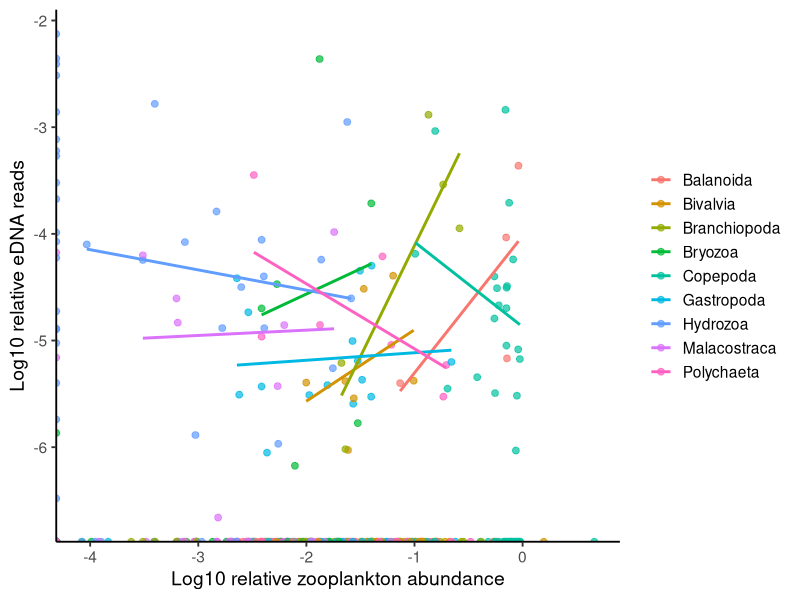
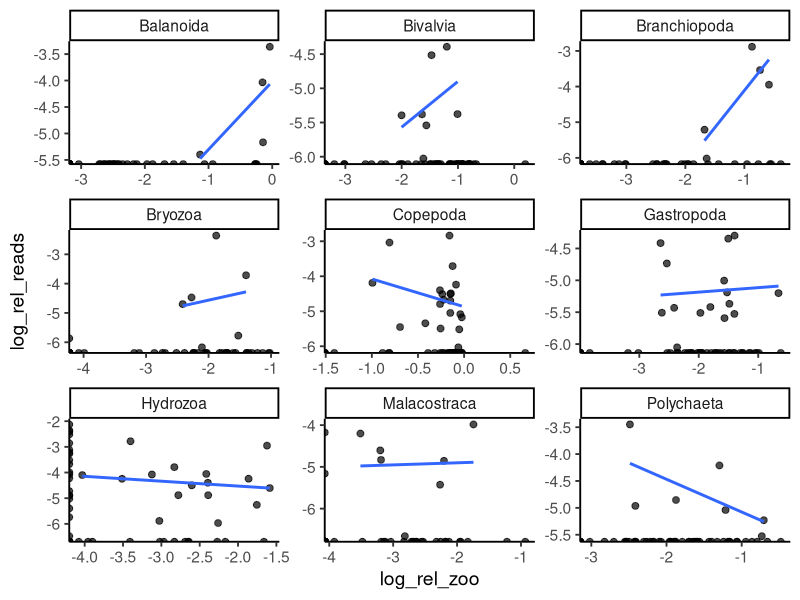
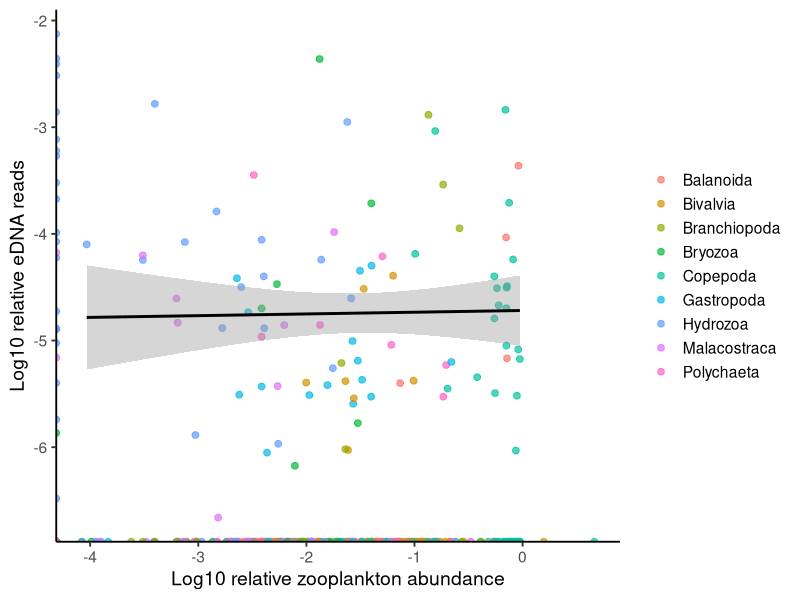
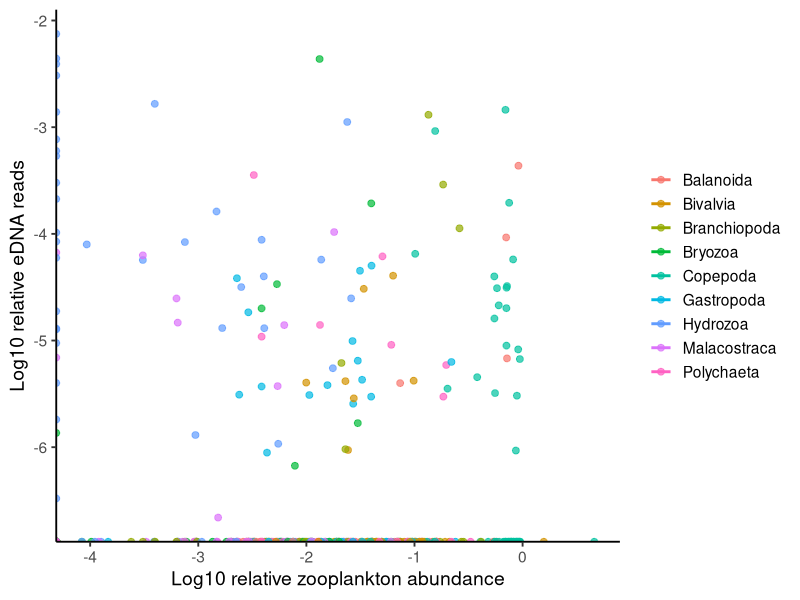
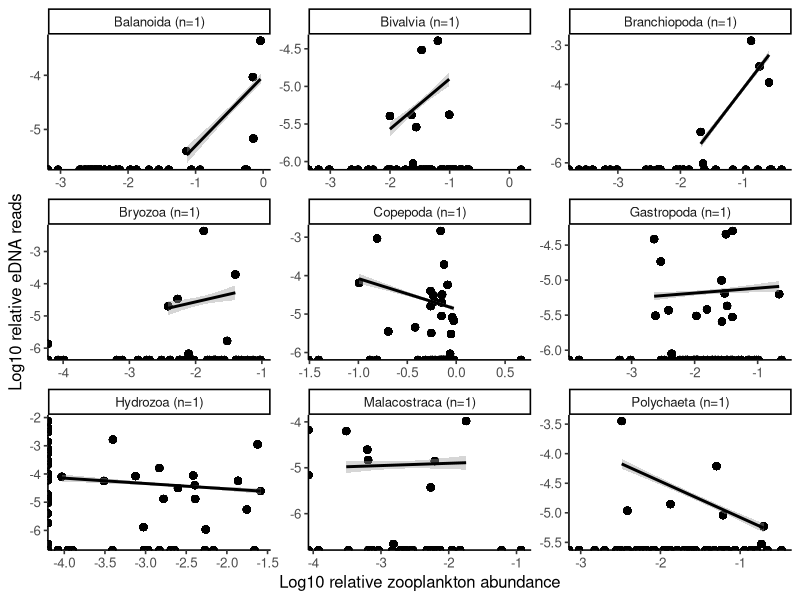
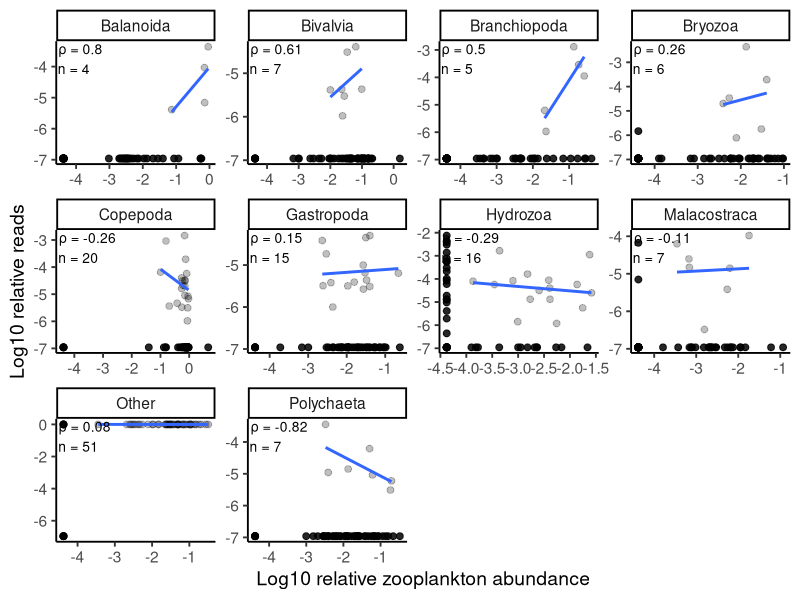
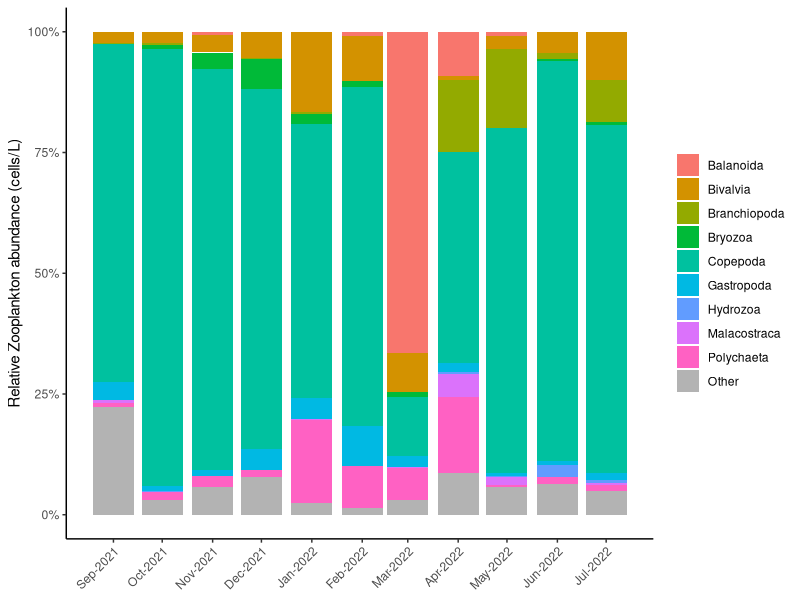
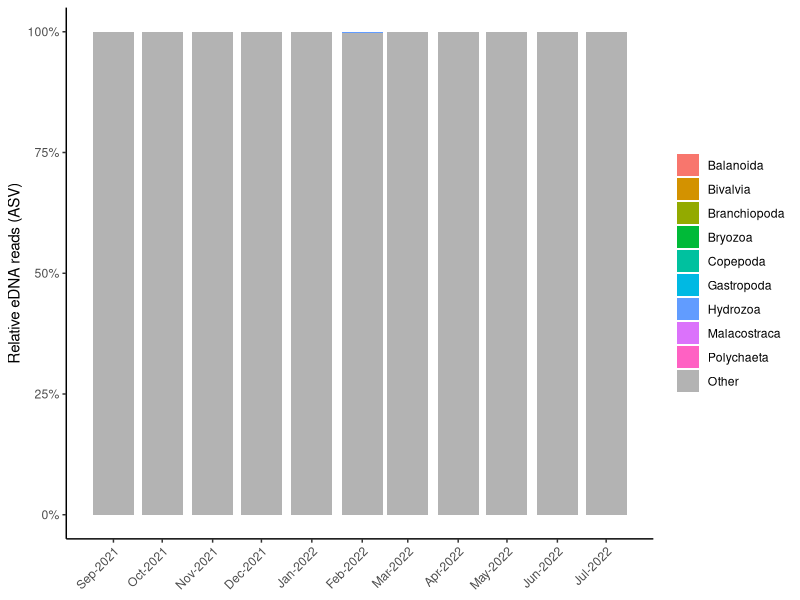

Here is the R script that generated these plots, in order:
## ---- chunk 1
library(tidyverse)
library(lubridate)

# ----------------------------
# 1) Read + clean names
# ----------------------------
df <- read_csv("focal_group_comparison_main2.csv", show_col_types = FALSE)

names(df) <- names(df) %>%
  str_replace_all(" ", "_") %>%
  tolower()

# Identify measurement columns
zoo_cols   <- names(df)[str_detect(names(df), "^zoo_(count|rel)_")]
reads_cols <- names(df)[str_detect(names(df), "^reads_")]              # absolute eDNA reads
edna_rel_cols <- names(df)[str_detect(names(df), "^edna_.*_rel$")]     # relative eDNA reads

# Meta = everything else
meta_cols <- setdiff(names(df), c(zoo_cols, reads_cols, edna_rel_cols))

# ----------------------------
# 2) Pivot zoo -> zoo_count / zoo_rel
# ----------------------------
zoo_long <- df %>%
  pivot_longer(
    cols = all_of(zoo_cols),
    names_to = c("metric", "taxa"),
    names_pattern = "^zoo_(count|rel)_(.+)$",
    values_to = "value"
  ) %>%
  mutate(
    taxa   = str_to_lower(taxa),
    metric = if_else(metric == "count", "zoo_count", "zoo_rel")
  ) %>%
  group_by(across(all_of(meta_cols)), taxa, metric) %>%
  summarise(value = sum(value, na.rm = TRUE), .groups = "drop") %>%
  pivot_wider(names_from = metric, values_from = value, values_fill = 0)

# ----------------------------
# 3) Pivot absolute eDNA reads: reads_* -> edna
# ----------------------------
edna_abs_long <- df %>%
  pivot_longer(
    cols = all_of(reads_cols),
    names_to = "taxa",
    names_pattern = "^reads_(.+)$",
    values_to = "edna"
  ) %>%
  mutate(taxa = str_to_lower(taxa)) %>%
  group_by(across(all_of(meta_cols)), taxa) %>%
  summarise(edna = sum(edna, na.rm = TRUE), .groups = "drop")

# ----------------------------
# 4) Pivot relative eDNA reads: edna_*_rel -> edna_rel
# ----------------------------
edna_rel_long <- df %>%
  pivot_longer(
    cols = all_of(edna_rel_cols),
    names_to = "taxa",
    names_pattern = "^edna_(.+)_rel$",
    values_to = "edna_rel"
  ) %>%
  mutate(taxa = str_to_lower(taxa)) %>%
  group_by(across(all_of(meta_cols)), taxa) %>%
  summarise(edna_rel = sum(edna_rel, na.rm = TRUE), .groups = "drop")

# Combine abs + rel eDNA
edna_long <- full_join(edna_abs_long, edna_rel_long, by = c(meta_cols, "taxa"))

# ----------------------------
# 5) Join zoo + eDNA -> final df_long
# ----------------------------
df_long <- full_join(zoo_long, edna_long, by = c(meta_cols, "taxa")) %>%
  mutate(
    zoo_count = replace_na(zoo_count, 0),
    zoo_rel   = replace_na(zoo_rel, 0),
    edna      = replace_na(edna, 0),
    edna_rel  = replace_na(edna_rel, 0),
    taxa = str_replace_all(taxa, "_", " "),
    taxa = str_squish(taxa),
    taxa = str_to_title(taxa)
  )

df_long

## ---- chunk 2

# ============================================================
# 6) Plot: log10(zoo_rel) vs log10(edna_rel)
#    - Other in grey
# ============================================================
plot_df <- df_long %>%
# filter(zoo_rel > 0, edna_rel > 0) %>%
  mutate(
    log_rel_zoo   = log10(zoo_rel),
    log_rel_reads = log10(edna_rel)
  ) %>%
  filter(taxa != "Other") %>% 
  group_by(sample_code)


p <- ggplot(plot_df, aes(x = log_rel_zoo, y = log_rel_reads, colour = taxa)) +
  geom_point(alpha = 0.7, size = 2) +
  geom_smooth(aes(group = taxa), method = "lm", se = FALSE, linewidth = 1) +
  theme_classic(base_size = 14) +
  labs(
    groups = "Taxa",
    x = "Log10 relative zooplankton abundance",
    y = "Log10 relative eDNA reads",
    colour = NULL
  )

p

## ---- chunk 3
ggplot(plot_df, aes(log_rel_zoo, log_rel_reads)) +
  geom_point(alpha = 0.7, size = 2) +
  geom_smooth(method = "lm", se = FALSE) +
  facet_wrap(~ taxa, scales = "free") +
  theme_classic(base_size = 14)

plot_df %>% count(taxa, sort = TRUE)


## ---- chunk 4
ggplot(plot_df, aes(log_rel_zoo, log_rel_reads, colour = taxa)) +
  geom_point(alpha = 0.7, size = 2) +
  geom_smooth(aes(group = 1), method = "lm", se = TRUE, colour = "black", linewidth = 1) +
  theme_classic(base_size = 14) +
  labs(
    x = "Log10 relative zooplankton abundance",
    y = "Log10 relative eDNA reads",
    colour = NULL
  )

## ---- chunk 5
library(dplyr)
library(ggplot2)

taxa_keep <- plot_df %>%
  count(taxa) %>%
  filter(n >= 10) %>%
  pull(taxa)

ggplot(plot_df, aes(log_rel_zoo, log_rel_reads, colour = taxa)) +
  geom_point(alpha = 0.7, size = 2) +
  geom_smooth(
    data = plot_df %>% filter(taxa %in% taxa_keep),
    method = "lm", se = TRUE
  ) +
  theme_classic(base_size = 14) +
  labs(x = "Log10 relative zooplankton abundance",
       y = "Log10 relative eDNA reads",
       colour = NULL)

## ---- chunk 6
library(dplyr)
library(ggplot2)

lab_df <- plot_df %>%
  count(taxa) %>%
  mutate(taxa_lab = paste0(taxa, " (n=", n, ")"))

plot_df2 <- plot_df %>%
  left_join(lab_df, by = "taxa")

ggplot(plot_df2, aes(log_rel_zoo, log_rel_reads)) +
  geom_point(alpha = 0.7, size = 2) +
  geom_smooth(method = "lm", se = TRUE, colour = "black") +
  facet_wrap(~ taxa_lab, scales = "free") +
  theme_classic(base_size = 12) +
  labs(x = "Log10 relative zooplankton abundance",
       y = "Log10 relative eDNA reads")

## ---- chunk 7
library(dplyr)

corr_tbl <- plot_df %>%
  group_by(taxa) %>%
  summarise(
    n = n(),
    spearman_rho = suppressWarnings(cor(zoo_rel, edna_rel, method = "spearman")),
    spearman_p   = suppressWarnings(cor.test(zoo_rel, edna_rel, method="spearman")$p.value),
    .groups = "drop"
  ) %>%
  arrange(desc(n), desc(spearman_rho))

corr_tbl
corr_tbl %>% filter(n >= 10)

## ---- chunk 8

# ============================================================
# 7) (Optional) Per-taxa correlations on non-zero pairs
# ============================================================
align_tbl <- plot_df %>%
  group_by(taxa) %>%
  summarise(
    n = n(),
    spearman_rho = suppressWarnings(cor(log_rel_zoo, log_rel_reads, method = "spearman")),
    pearson_r    = suppressWarnings(cor(log_rel_zoo, log_rel_reads, method = "pearson")),
    .groups = "drop"
  ) %>%
  arrange(desc(spearman_rho))

align_tbl

## ---- chunk 9
library(dplyr)
library(ggplot2)

# Non-zero pairs (for correlation labels)
df_nz <- df_long %>%
  filter(zoo_rel > 0, edna_rel > 0)

# Per-taxa Spearman on non-zero pairs
rho_tbl <- df_nz %>%
  group_by(taxa) %>%
  summarise(
    n = n(),
    rho = suppressWarnings(cor(zoo_rel, edna_rel, method = "spearman")),
    .groups = "drop"
  ) %>%
  mutate(
    label = paste0("ρ = ", round(rho, 2), "\n", "n = ", n)
  )

# Data-driven pseudocounts (half smallest non-zero)
pc_zoo   <- min(df_long$zoo_rel[df_long$zoo_rel > 0], na.rm = TRUE) / 2
pc_reads <- min(df_long$edna_rel[df_long$edna_rel > 0], na.rm = TRUE) / 2

# Log-transform with pseudocount; flag zeros
plot_df0 <- df_long %>%
  mutate(
    log_rel_zoo   = log10(zoo_rel + pc_zoo),
    log_rel_reads = log10(edna_rel + pc_reads),
    zero_pair = (zoo_rel == 0 | edna_rel == 0)
  )

ggplot(plot_df0, aes(x = log_rel_zoo, y = log_rel_reads)) +
  geom_point(aes(alpha = !zero_pair), size = 2) +
  scale_alpha_manual(values = c(`TRUE` = 0.25, `FALSE` = 0.85), guide = "none") +
  geom_smooth(
    data = plot_df0 %>% filter(!zero_pair),
    aes(group = 1),
    method = "lm", se = FALSE
  ) +
  facet_wrap(~ taxa, scales = "free") +
  geom_text(
    data = rho_tbl,
    aes(x = -Inf, y = Inf, label = label),
    inherit.aes = FALSE,
    hjust = -0.05, vjust = 1.1,
    size = 3.5
  ) +
  theme_classic(base_size = 14) +
  labs(
    x = "Log10 relative zooplankton abundance",
    y = "Log10 relative reads"
  )

## ---- chunk 10

plot_df_2 <- df_long %>% 
  mutate(
    date = dmy(str_replace_all(date, "_", "/")),  # handles 15_6_2021 or 15/6/2021
    day  = day(date),
    month = month(date),
    month_name = month(date, label = TRUE, abbr = F),
    year = year(date),
    month_year_date = floor_date(date, "month"),
    month_year = format(month_year_date, "%b-%Y")
  ) %>%
  arrange(month_year) %>% 
  filter(month_year != "Jun-2021")

## ---- chunk 11

library(dplyr)
library(ggplot2)
library(forcats)
library(scales)


# ensure Other is last
plot_df_2 <- plot_df_2 %>%
  mutate(taxa = fct_relevel(taxa, "Other", after = Inf))

# build a manual fill palette: grey for Other, default ggplot hues for the rest
taxa_levels <- levels(plot_df_2$taxa)
other_col <- "grey70"

pal_rest <- scales::hue_pal()(sum(taxa_levels != "Other"))
pal <- setNames(rep(NA_character_, length(taxa_levels)), taxa_levels)
pal[taxa_levels != "Other"] <- pal_rest
pal["Other"] <- other_col

ggplot(plot_df_2, aes(x = month_year_date, y = zoo_rel, fill = taxa)) +
  geom_col(position = "fill") +
  scale_y_continuous(labels = percent) +
  scale_x_date(date_labels = "%b-%Y", date_breaks = "1 month") +
  scale_fill_manual(values = pal) +
  labs(x = NULL, y = "Relative Zooplankton abundance (cells/L)", fill = NULL) +
  theme_classic() +
  theme(axis.text.x = element_text(angle = 45, hjust = 1, vjust = 1))

        
## ---- chunk 12
library(dplyr)
library(ggplot2)
library(forcats)
library(scales)

# ensure Other is last
plot_df_2_edna <- plot_df_2 %>%
  mutate(taxa = fct_relevel(taxa, "Other", after = Inf))

# manual fill palette: Other grey, others default ggplot hues
taxa_levels <- levels(plot_df_2_edna$taxa)
pal_rest <- scales::hue_pal()(sum(taxa_levels != "Other"))
pal <- setNames(rep(NA_character_, length(taxa_levels)), taxa_levels)
pal[taxa_levels != "Other"] <- pal_rest
pal["Other"] <- "grey70"

ggplot(plot_df_2_edna, aes(x = month_year_date, y = edna_rel, fill = taxa)) +
  geom_col(position = "fill") +
  scale_y_continuous(labels = percent) +
  scale_x_date(date_labels = "%b-%Y", date_breaks = "1 month") +
  scale_fill_manual(values = pal) +
  labs(x = NULL, y = "Relative eDNA reads (ASV)", fill = NULL) +
  theme_classic() +
  theme(axis.text.x = element_text(angle = 45, hjust = 1, vjust = 1))

## ---- chunk 13
library(dplyr)
library(ggplot2)
library(forcats)
library(scales)

# ensure Other is last
plot_df_2_edna <- plot_df_2 %>%
  mutate(taxa = fct_relevel(taxa, "Other", after = Inf)) %>% 
  filter(taxa != "Other")

# manual fill palette: Other grey, others default ggplot hues
taxa_levels <- levels(plot_df_2_edna$taxa)
pal_rest <- scales::hue_pal()(sum(taxa_levels != "Other"))
pal <- setNames(rep(NA_character_, length(taxa_levels)), taxa_levels)
pal[taxa_levels != "Other"] <- pal_rest
pal["Other"] <- "grey70"

ggplot(plot_df_2_edna, aes(x = month_year_date, y = edna_rel, fill = taxa)) +
  geom_col(position = "fill") +
  scale_y_continuous(labels = percent) +
  scale_x_date(date_labels = "%b-%Y", date_breaks = "1 month") +
  scale_fill_manual(values = pal) +
  labs(x = NULL, y = "Relative eDNA reads (ASV)", fill = NULL) +
  theme_classic() +
  theme(axis.text.x = element_text(angle = 45, hjust = 1, vjust = 1))
